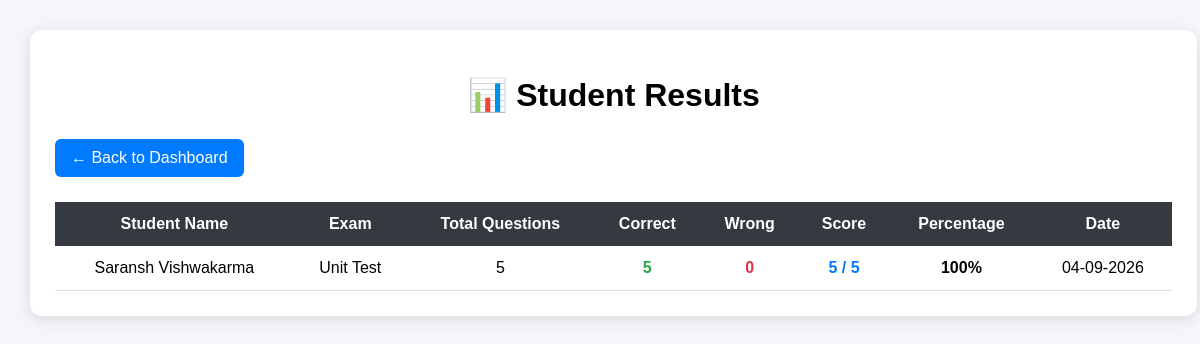
The app's page /admin/results.php (signed in) with its own data.
### tables this page shows
CREATE TABLE `results` (
  `id` int(11) NOT NULL,
  `student_id` int(11) NOT NULL,
  `exam_id` int(11) NOT NULL,
  `score` int(11) NOT NULL,
  `total_questions` int(11) NOT NULL,
  `exam_date` timestamp NOT NULL DEFAULT current_timestamp()
);

CREATE TABLE `students` (
  `id` int(11) NOT NULL,
  `name` varchar(100) NOT NULL,
  `email` varchar(100) NOT NULL,
  `password` varchar(255) NOT NULL
);

CREATE TABLE `exams` (
  `id` int(11) NOT NULL,
  `exam_name` varchar(100) NOT NULL,
  `subject` varchar(100) NOT NULL,
  `duration` int(11) NOT NULL
);

### admin/results.php (the view, shortened to what this page needs)
<?php
require_once "../config/database.php";
$sql = "SELECT
            r.id,
            s.name AS student_name,
            e.exam_name,
            r.score,
            r.total_questions,
            r.exam_date
        FROM results r
        LEFT JOIN students s
            ON r.student_id = s.id
        LEFT JOIN exams e
            ON r.exam_id = e.id
        ORDER BY r.id DESC";
$result = $conn->query($sql);
?>
<!DOCTYPE html>
<html lang="en">
<head>
</head>
<body>
<div class="container">
    <h1>📊 Student Results</h1>
    <div class="buttons">
        <a href="dashboard.php"
           class="btn dashboard">
            ← Back to Dashboard
        </a>
    </div>
    <?php if ($result->num_rows > 0) { ?>
        <table>
            <tr>
                <th>Student Name</th>
                <th>Exam</th>
                <th>Total Questions</th>
                <th>Correct</th>
                <th>Wrong</th>
                <th>Score</th>
                <th>Percentage</th>
                <th>Date</th>
            </tr>
            <?php while ($row = $result->fetch_assoc()) { ?>
                <?php
                $total = (int)$row["total_questions"];
                $score = (int)$row["score"];
                $wrong = $total - $score;
                if ($total > 0) {
                    $percentage = round(
                        ($score / $total) * 100,
                        2
                    );
                } else {
                    $percentage = 0;
                }
                ?>
                <tr>
                    <td>
                        <?php
                        echo htmlspecialchars(
                            $row["student_name"] ?? "Unknown Student"
                        );
                        ?>
                    </td>
                    <td>
                        <?php
                        echo htmlspecialchars(
                            $row["exam_name"] ?? "Unknown Exam"
                        );
                        ?>
                    </td>
                    <td>
                        <?php echo $total; ?>
                    </td>
                    <td class="correct">
                        <?php echo $score; ?>
                    </td>
                    <td class="wrong">
                        <?php echo $wrong; ?>
                    </td>
                    <td class="score">
                        <?php echo $score; ?>
                        /
                        <?php echo $total; ?>
                    </td>
                    <td class="percentage">
                        <?php echo $percentage; ?>%
                    </td>
                    <td>
                        <?php
                        echo date(
                            "d-m-Y",
                            strtotime($row["exam_date"])
                        );
                        ?>
                    </td>
                </tr>
            <?php } ?>
        </table>
    <?php } else { ?>
        <div class="no-result">
            No results available yet.
        </div>
    <?php } ?>
</div>
</body>
</html>

### admin/results.php (style rules this page uses)
body { font-family: Arial, sans-serif; background: #f4f6f9; margin: 0; padding: 30px; }
.container { width: 98%; max-width: 1300px; margin: auto; background: white; padding: 25px; border-radius: 12px; box-shadow: 0 3px 15px rgba(0,0,0,0.12); overflow-x: auto; }
h1 { text-align: center; margin-bottom: 25px; }
.buttons { margin-bottom: 25px; }
.btn { display: inline-block; padding: 10px 16px; color: white; text-decoration: none; border-radius: 6px; }
.dashboard { background: #007bff; }
table { width: 100%; border-collapse: collapse; min-width: 900px; }
th { background: #343a40; color: white; padding: 13px; }
td { padding: 13px; text-align: center; border-bottom: 1px solid #ddd; }
.correct { color: #28a745; font-weight: bold; }
.wrong { color: #dc3545; font-weight: bold; }
.score { color: #007bff; font-weight: bold; }
.percentage { font-weight: bold; }

### records on screen
results: student.name "Saransh Vishwakarma", exam.exam_name "Unit Test", total_questions "5", score "5", wrong "0", percentage "100", exam_date "04-09-2026"
